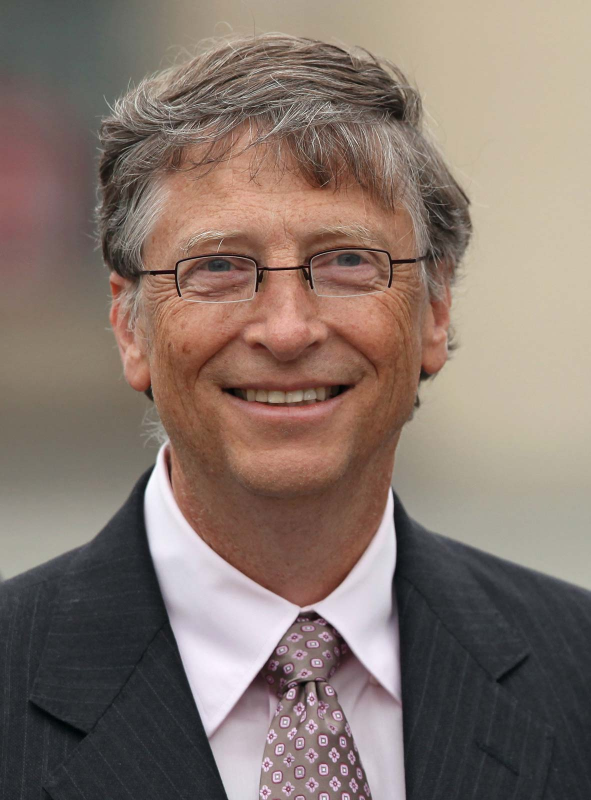
#> input picture coding-exercises-avairds/week6-mini-projects-continue/part2-face-eye-detection/training-data/a1/11.jpg, 1182 x 1600 px (shown at 1/2 size); its folder holds only this picture in this run
$ python recognizing-faces.py
#> lines starting #> are read from the running program, lines starting #| are printed output that depends on the picture
import cv2
import os
import numpy as np
from matplotlib import pyplot as plt

subjects = ["", "Bill Gates", "Steve Jobs"]

# function to detect face using OpenCV
def detect_face(img):
    gray = cv2.cvtColor(img, cv2.COLOR_BGR2GRAY)

    face_cascade = cv2.CascadeClassifier(cv2.data.haarcascades + 'haarcascade_frontalface_default.xml')
    faces = face_cascade.detectMultiScale(gray, scaleFactor=1.2, minNeighbors=5)

    # if no faces are detected then return original img
    if len(faces) == 0:
        return None, None

    # under the assumption that there will be only one face,
    # extract the face area
    (x, y, w, h) = faces[0]

    # return only the face part of the image
    return gray[y:y + w, x:x + h], faces[0]

def prepare_training_data(data_folder_path):
    # ------STEP-1--------
    # get the directories (one directory for each subject) in data folder
#> called with data_folder_path = 'training-data'
    dirs = os.listdir(data_folder_path)

    # list to hold all subject faces
    faces = []
    # list to hold labels for all subjects
    labels = []

    # let's go through each directory and read images within it
    for dir_name in dirs:

        # our subject directories start with letter 's' so
        # ignore any non-relevant directories if any
        if not dir_name.startswith("a"):
            continue;

        label = int(dir_name.replace("a", ""))

        subject_dir_path = data_folder_path + "/" + dir_name

        # get the images names that are inside the given subject directory
        subject_images_names = os.listdir(subject_dir_path)

        for image_name in subject_images_names:

            # ignore system files like .DS_Store
            if image_name.startswith("."):
                continue;

            # build image path
            # sample image path = training-data/a1/1.jpg
            image_path = subject_dir_path + "/" + image_name

            # read image
            image = cv2.imread(image_path)
#> image is the input picture: shape (1600, 1182, 3); mean B, G, R 108, 116.8, 133.1

            # display an image window to show the image
            cv2.imshow("Training on image...", cv2.resize(image, (400, 500)))
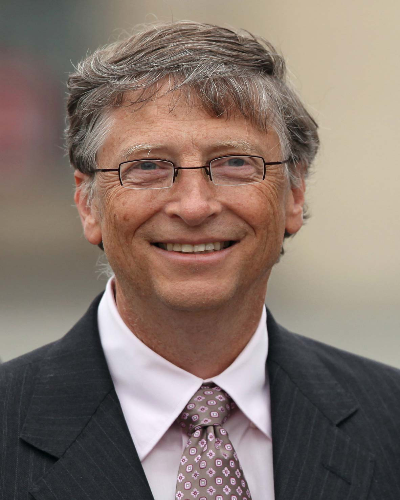
#> window 'Training on image...': shape (500, 400, 3); mean B, G, R 108, 116.8, 133.1
            cv2.waitKey(100)

            # detect face
            face, rect = detect_face(image)
#> in detect_face, `gray = cv2.cvtColor(img, cv2.COLOR_BGR2GRAY)`:
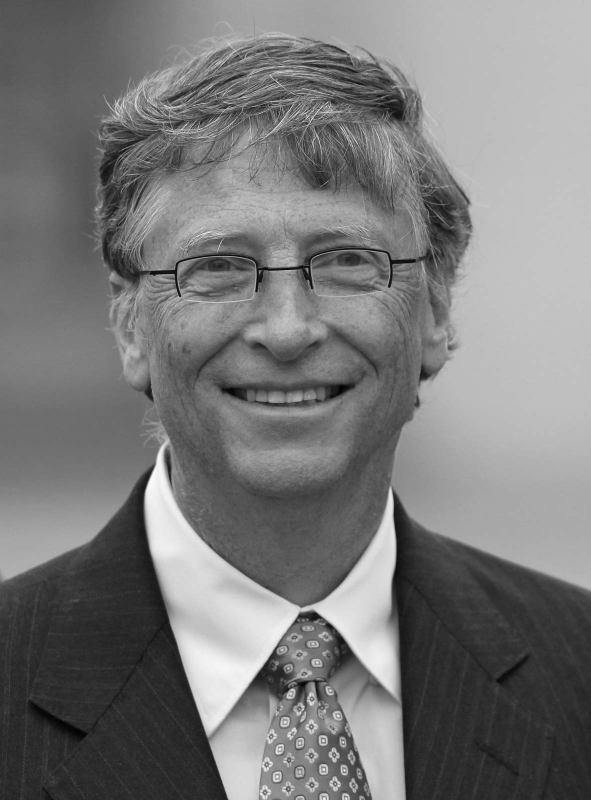
#> gray: shape (1600, 1182) (shown at 1/2 size); min 1, max 255, mean 120.8
#> in detect_face, `faces = face_cascade.detectMultiScale(gray, scaleFactor=1.2, minNeighb..`: faces = [[214, 278, 670, 670]]
#> in detect_face, `(x, y, w, h) = faces[0]`: x = 214; y = 278; w = 670
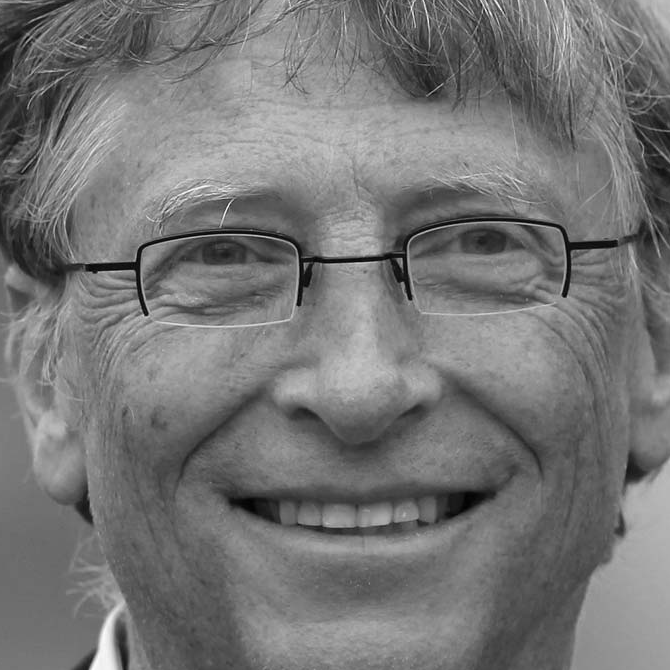
#> face: shape (670, 670); min 1, max 254, mean 117.6
#> rect = [214, 278, 670, 670]

            # ------STEP-4--------
            # for the purpose of this tutorial
            # we will ignore faces that are not detected
            if face is not None:
                # add face to list of faces
                faces.append(face)
                # add label for this face
                labels.append(label)
#> pass 2 of the loop in prepare_training_data, `for dir_name in dirs:`:
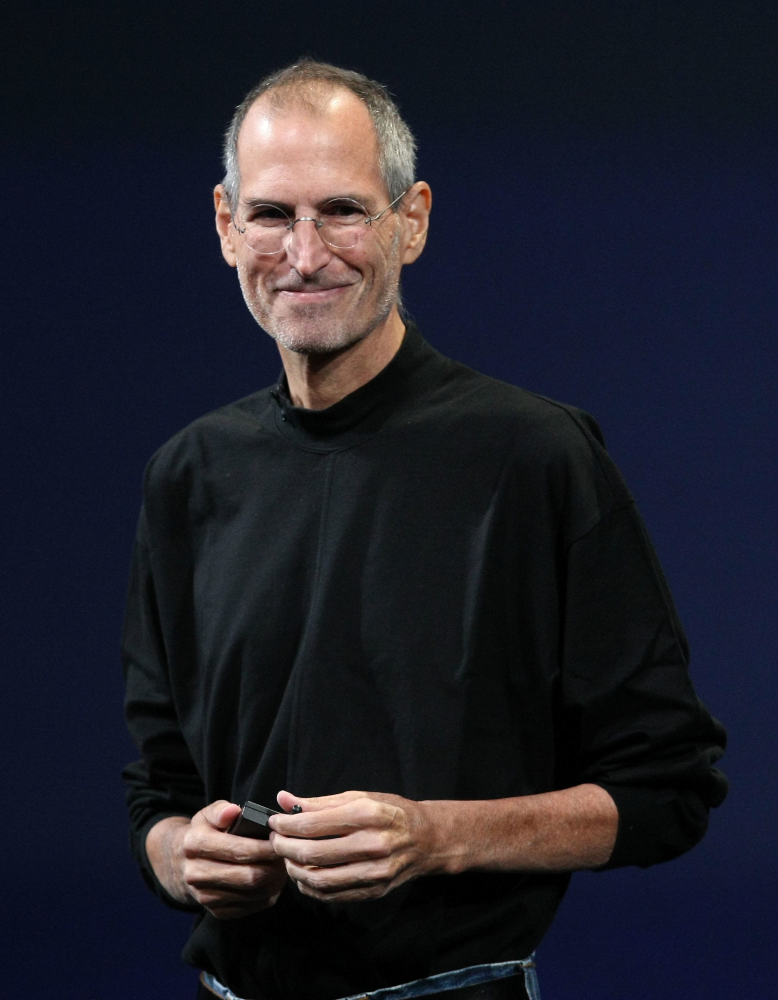
#> input picture coding-exercises-avairds/week6-mini-projects-continue/part2-face-eye-detection/training-data/a2/2.jpg, 2334 x 3000 px (shown at 1/3 size)
#> in prepare_training_data, image is the input picture: shape (3000, 2334, 3); mean B, G, R 40.9, 31.6, 31.8
#> in detect_face (call 2), `gray = cv2.cvtColor(img, cv2.COLOR_BGR2GRAY)`:
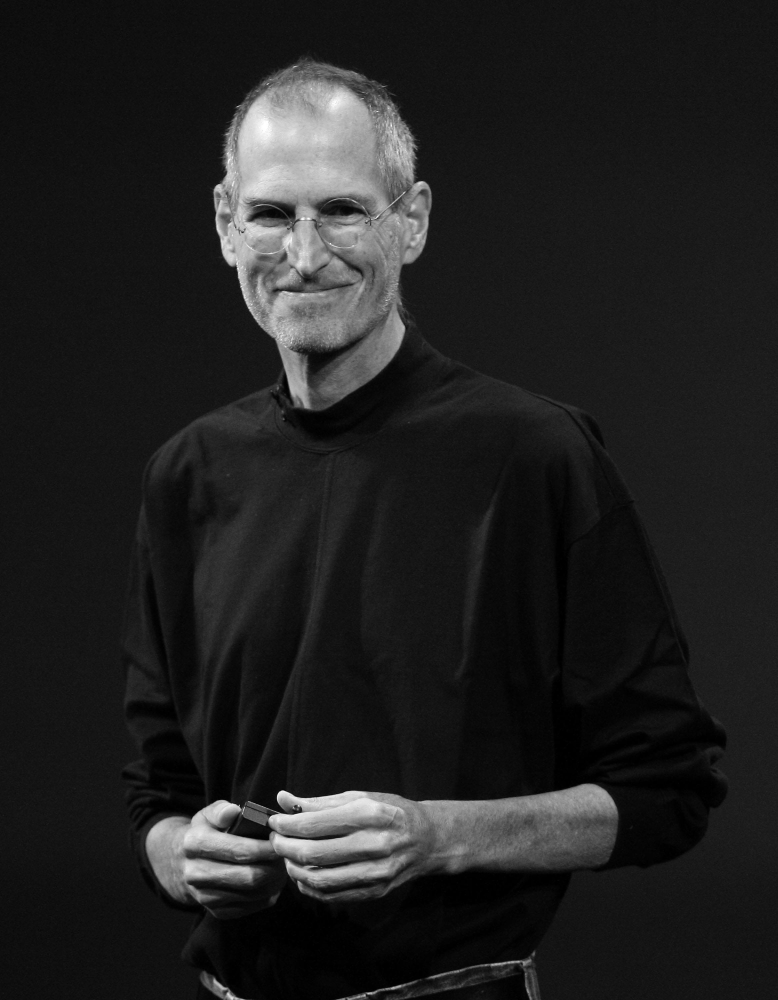
#> gray: shape (3000, 2334) (shown at 1/3 size); min 0, max 255, mean 32.8
#> faces = [[587, 361, 687, 687]]
#> x = 587; y = 361; w = 687
#> in prepare_training_data, `face, rect = detect_face(image)`:
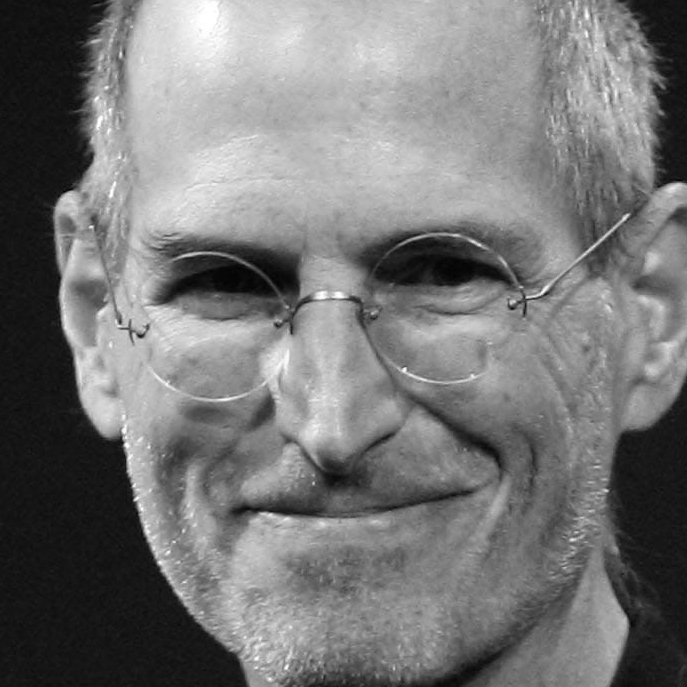
#> face: shape (687, 687); min 1, max 255, mean 118.2
#> rect = [587, 361, 687, 687]

    cv2.destroyAllWindows()
    cv2.waitKey(1)
    cv2.destroyAllWindows()

    return faces, labels


print("Preparing data...")
faces, labels = prepare_training_data("training-data")
print("Data prepared")

# print total faces and labels
print("Total faces: ", len(faces))
print("Total labels: ", len(labels))

# create our LBPH face recognizer
face_recognizer = cv2.face.LBPHFaceRecognizer_create()

# train our face recognizer of our training faces
face_recognizer.train(faces, np.array(labels))


# function to draw rectangle on image
# according to given (x, y) coordinates and
# given width and heigh

def draw_rectangle(img, rect):
    (x, y, w, h) = rect
    cv2.rectangle(img, (x, y), (x + w, y + h), (0, 255, 0), 5)

# function to draw text on give image starting from
# passed (x, y) coordinates.
def draw_text(img, text, x, y):
    cv2.putText(img, text, (x, y), cv2.FONT_HERSHEY_PLAIN, 5, (0, 255, 0), 3)


def predict(test_img):
    # this function recognizes the person in image passed
    # and draws a rectangle around detected face with name of the
    # subject

    # make a copy of the image as we don't want to change original image
    img = test_img.copy()
    # detect face from the image
    face, rect = detect_face(img)

    # predict the image using our face recognizer
    label = face_recognizer.predict(face)
    # get name of respective label returned by face recognizer
    label_text = subjects[label[0]]

    # draw a rectangle around face detected
    draw_rectangle(img, rect)
    # draw name of predicted person
    draw_text(img, label_text, rect[0], rect[1] - 5)

    return img

print("Predicting images...")

# load test images
test_img1 = cv2.imread("test-data/test1.jpg")
test_img2 = cv2.imread("test-data/test2.jpg")
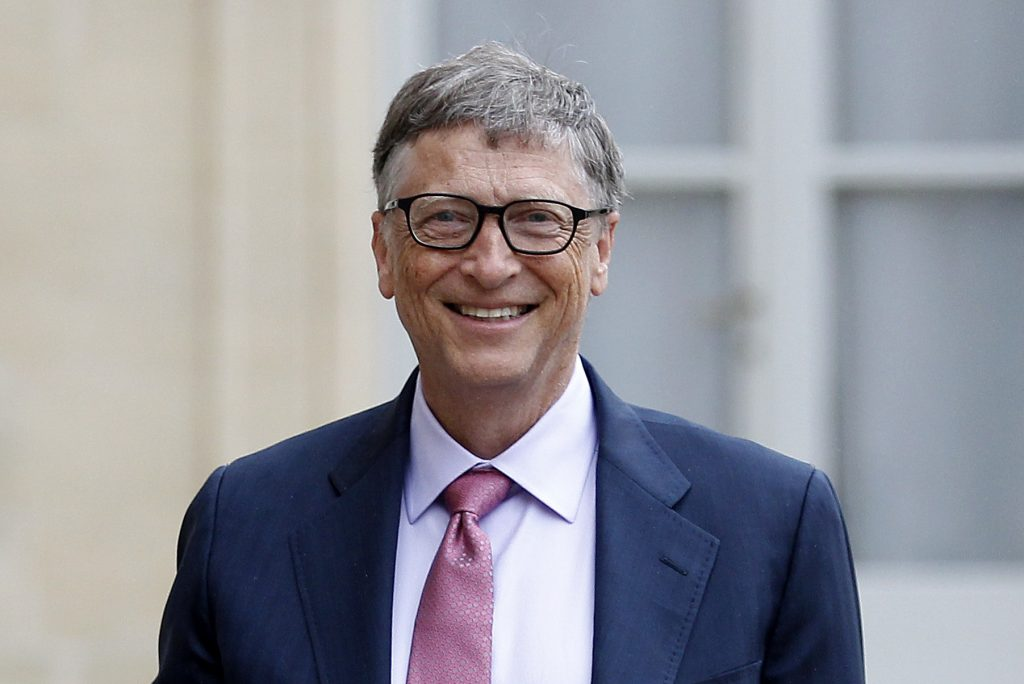
#> input picture coding-exercises-avairds/week6-mini-projects-continue/part2-face-eye-detection/test-data/test2.jpg, 1024 x 684 px
#> test_img2 is the input picture: shape (684, 1024, 3); mean B, G, R 155.8, 148.8, 149

# perform a prediction
#> (the run stopped early here; a loop or call above may not have finished)
